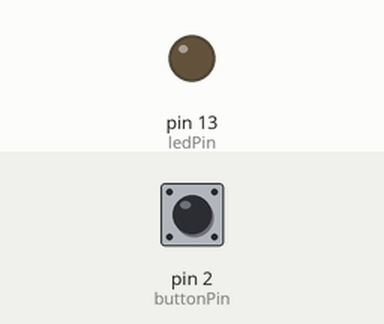
Recording of a sketch running on a simulated Arduino Uno, built with avr-gcc and run on an emulated ATmega328P. Parts: output pins drawn as LEDs (lit = HIGH). Inputs (shaded band) come from the test bench; at power-on: pin 2 (buttonPin) LOW.

Above: at 1.2 s.
1.3 s: pin 2 (buttonPin) pulled HIGH for 0.15 s
At 1.6 s:
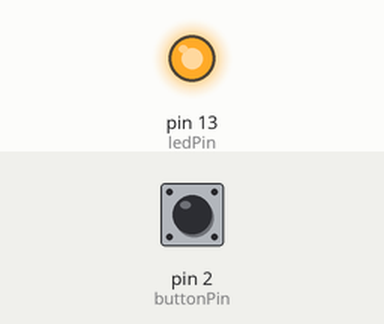
2.9 s: pin 2 (buttonPin) pulled HIGH for 1 s
At 3.2 s:
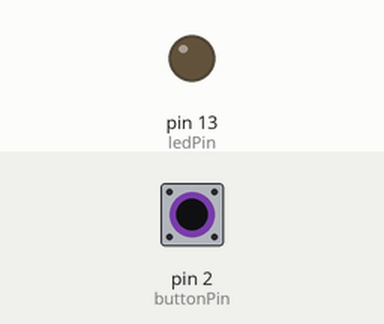
5.4 s: pin 2 (buttonPin) pulled HIGH for 3.2 s
At 6.8 s:
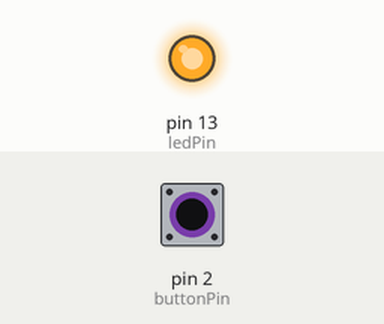
Timing chart, 0 to 8.4 s (numbered marks = the images above; inputs shaded):
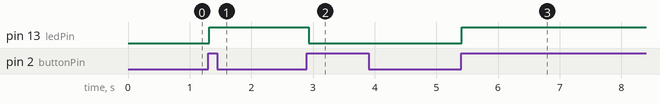

The sketch:

LED_Switiching_Button_Debouncing.ino
```cpp
const int buttonPin = 2;
const int ledPin = 13;

int currentLedState = 0;
boolean buttonState = LOW;

void setup() {
 pinMode(ledPin, OUTPUT);
 pinMode(buttonState, INPUT);
}

void loop() {

    if(isDetectedButtonPress(buttonState) && isCurrentLedStateTurnedOff()){
      turnLedOn();
      buttonState = HIGH;
      currentLedState = 1;
    }
    else if(isDetectedButtonPress(buttonState) && isCurrentLedStateTurnedOn()){
    turnLedOff();
    buttonState = HIGH;
    currentLedState = 0;
    }
    else if(isDetectedButtonRelease(buttonState)){
    buttonState = LOW;
  }
}
boolean isDetectedButtonRelease(boolean buttonState){
  if(debounceButton(buttonState) == LOW && buttonState == HIGH){
    return true;
  }else
  return false;
}
boolean isDetectedButtonPress(boolean buttonState){
  if(debounceButton(buttonState) == HIGH && buttonState == LOW){
    return true;
  }
  else
  return false;
}

boolean isCurrentLedStateTurnedOff(){
  if(currentLedState == 0){
    return true;
  }
  else
    return false;
}
boolean isCurrentLedStateTurnedOn(){
  if(currentLedState == 1){
    return true;
  }
  else
    return false;
}
boolean debounceButton(boolean state)
{
  boolean stateNow = digitalRead(buttonPin);
  if(state != stateNow)
  {
    delay(10);
    stateNow = digitalRead(buttonPin);
  }
  return stateNow;
}
void turnLedOn(){
  digitalWrite(ledPin,HIGH);
}
void turnLedOff(){
  digitalWrite(ledPin,LOW);
}
```

Measured:
- after the input at 1.3 s, pin 13 (ledPin): LOW → HIGH at once
- after the input at 2.9 s, pin 13 (ledPin): HIGH → LOW at once
- after the input at 5.4 s, pin 13 (ledPin): LOW → HIGH at once
